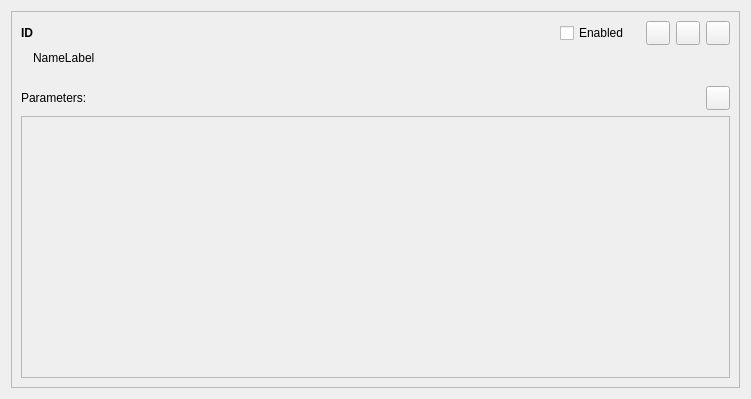
<?xml version="1.0" encoding="UTF-8"?>
<ui version="4.0">
 <class>WareWidget</class>
 <widget class="QWidget" name="WareWidget">
  <property name="geometry">
   <rect>
    <x>0</x>
    <y>0</y>
    <width>751</width>
    <height>399</height>
   </rect>
  </property>
  <property name="sizePolicy">
   <sizepolicy hsizetype="Preferred" vsizetype="Maximum">
    <horstretch>0</horstretch>
    <verstretch>0</verstretch>
   </sizepolicy>
  </property>
  <property name="maximumSize">
   <size>
    <width>16777215</width>
    <height>16777215</height>
   </size>
  </property>
  <property name="windowTitle">
   <string>Form</string>
  </property>
  <layout class="QVBoxLayout" name="verticalLayout">
   <item>
    <widget class="QFrame" name="WareFrame">
     <property name="sizePolicy">
      <sizepolicy hsizetype="Expanding" vsizetype="Expanding">
       <horstretch>0</horstretch>
       <verstretch>0</verstretch>
      </sizepolicy>
     </property>
     <property name="frameShape">
      <enum>QFrame::StyledPanel</enum>
     </property>
     <property name="frameShadow">
      <enum>QFrame::Raised</enum>
     </property>
     <property name="lineWidth">
      <number>1</number>
     </property>
     <layout class="QVBoxLayout" name="verticalLayout_2" stretch="0,0,0,1">
      <item>
       <layout class="QHBoxLayout" name="IDButtonsLayout">
        <item>
         <widget class="QLabel" name="IDLabel">
          <property name="styleSheet">
           <string notr="true">font:bold;</string>
          </property>
          <property name="text">
           <string notr="true">ID</string>
          </property>
         </widget>
        </item>
        <item>
         <spacer name="horizontalSpacer">
          <property name="orientation">
           <enum>Qt::Horizontal</enum>
          </property>
          <property name="sizeHint" stdset="0">
           <size>
            <width>40</width>
            <height>20</height>
           </size>
          </property>
         </spacer>
        </item>
        <item>
         <widget class="QCheckBox" name="EnabledCheckBox">
          <property name="text">
           <string>Enabled</string>
          </property>
         </widget>
        </item>
        <item>
         <spacer name="horizontalSpacer_3">
          <property name="orientation">
           <enum>Qt::Horizontal</enum>
          </property>
          <property name="sizeType">
           <enum>QSizePolicy::Fixed</enum>
          </property>
          <property name="sizeHint" stdset="0">
           <size>
            <width>10</width>
            <height>20</height>
           </size>
          </property>
         </spacer>
        </item>
        <item>
         <widget class="QPushButton" name="UpButton">
          <property name="minimumSize">
           <size>
            <width>24</width>
            <height>24</height>
           </size>
          </property>
          <property name="maximumSize">
           <size>
            <width>24</width>
            <height>24</height>
           </size>
          </property>
          <property name="text">
           <string/>
          </property>
         </widget>
        </item>
        <item>
         <widget class="QPushButton" name="DownButton">
          <property name="minimumSize">
           <size>
            <width>24</width>
            <height>24</height>
           </size>
          </property>
          <property name="maximumSize">
           <size>
            <width>24</width>
            <height>24</height>
           </size>
          </property>
          <property name="text">
           <string/>
          </property>
         </widget>
        </item>
        <item>
         <widget class="QPushButton" name="RemoveButton">
          <property name="minimumSize">
           <size>
            <width>24</width>
            <height>24</height>
           </size>
          </property>
          <property name="maximumSize">
           <size>
            <width>24</width>
            <height>24</height>
           </size>
          </property>
          <property name="text">
           <string/>
          </property>
         </widget>
        </item>
       </layout>
      </item>
      <item>
       <widget class="QLabel" name="NameLabel">
        <property name="text">
         <string notr="true">NameLabel</string>
        </property>
        <property name="indent">
         <number>12</number>
        </property>
       </widget>
      </item>
      <item>
       <widget class="QWidget" name="ParamInfoTitleWidget" native="true">
        <layout class="QHBoxLayout" name="horizontalLayout_4">
         <property name="margin">
          <number>0</number>
         </property>
        </layout>
       </widget>
      </item>
      <item>
       <widget class="QWidget" name="ParamInfoWidget" native="true">
        <property name="sizePolicy">
         <sizepolicy hsizetype="Preferred" vsizetype="MinimumExpanding">
          <horstretch>0</horstretch>
          <verstretch>0</verstretch>
         </sizepolicy>
        </property>
        <property name="minimumSize">
         <size>
          <width>0</width>
          <height>0</height>
         </size>
        </property>
        <layout class="QVBoxLayout" name="verticalLayout_3">
         <property name="spacing">
          <number>0</number>
         </property>
         <property name="leftMargin">
          <number>0</number>
         </property>
         <property name="topMargin">
          <number>9</number>
         </property>
         <property name="rightMargin">
          <number>0</number>
         </property>
         <property name="bottomMargin">
          <number>0</number>
         </property>
         <item>
          <widget class="QSplitter" name="ParamInfoSplitter">
           <property name="orientation">
            <enum>Qt::Horizontal</enum>
           </property>
           <property name="childrenCollapsible">
            <bool>false</bool>
           </property>
           <widget class="QWidget" name="widget" native="true">
            <layout class="QVBoxLayout" name="verticalLayout_4" stretch="0,0">
             <property name="spacing">
              <number>6</number>
             </property>
             <property name="margin">
              <number>0</number>
             </property>
             <item>
              <layout class="QHBoxLayout" name="horizontalLayout">
               <item>
                <widget class="QLabel" name="label">
                 <property name="text">
                  <string>Parameters:</string>
                 </property>
                </widget>
               </item>
               <item>
                <spacer name="horizontalSpacer_4">
                 <property name="orientation">
                  <enum>Qt::Horizontal</enum>
                 </property>
                 <property name="sizeType">
                  <enum>QSizePolicy::Expanding</enum>
                 </property>
                 <property name="sizeHint" stdset="0">
                  <size>
                   <width>10</width>
                   <height>20</height>
                  </size>
                 </property>
                </spacer>
               </item>
               <item>
                <widget class="QPushButton" name="AddParamButton">
                 <property name="minimumSize">
                  <size>
                   <width>24</width>
                   <height>24</height>
                  </size>
                 </property>
                 <property name="maximumSize">
                  <size>
                   <width>24</width>
                   <height>24</height>
                  </size>
                 </property>
                 <property name="text">
                  <string notr="true"/>
                 </property>
                </widget>
               </item>
              </layout>
             </item>
             <item>
              <widget class="QScrollArea" name="ParamsArea">
               <property name="minimumSize">
                <size>
                 <width>200</width>
                 <height>250</height>
                </size>
               </property>
               <property name="baseSize">
                <size>
                 <width>200</width>
                 <height>0</height>
                </size>
               </property>
               <property name="horizontalScrollBarPolicy">
                <enum>Qt::ScrollBarAlwaysOff</enum>
               </property>
               <property name="widgetResizable">
                <bool>true</bool>
               </property>
               <widget class="QWidget" name="ParamsAreaContents">
                <property name="geometry">
                 <rect>
                  <x>0</x>
                  <y>0</y>
                  <width>711</width>
                  <height>257</height>
                 </rect>
                </property>
                <property name="minimumSize">
                 <size>
                  <width>250</width>
                  <height>0</height>
                 </size>
                </property>
                <property name="baseSize">
                 <size>
                  <width>250</width>
                  <height>0</height>
                 </size>
                </property>
                <layout class="QVBoxLayout" name="verticalLayout_5"/>
               </widget>
              </widget>
             </item>
            </layout>
           </widget>
          </widget>
         </item>
        </layout>
       </widget>
      </item>
     </layout>
    </widget>
   </item>
  </layout>
 </widget>
 <resources/>
 <connections/>
</ui>
